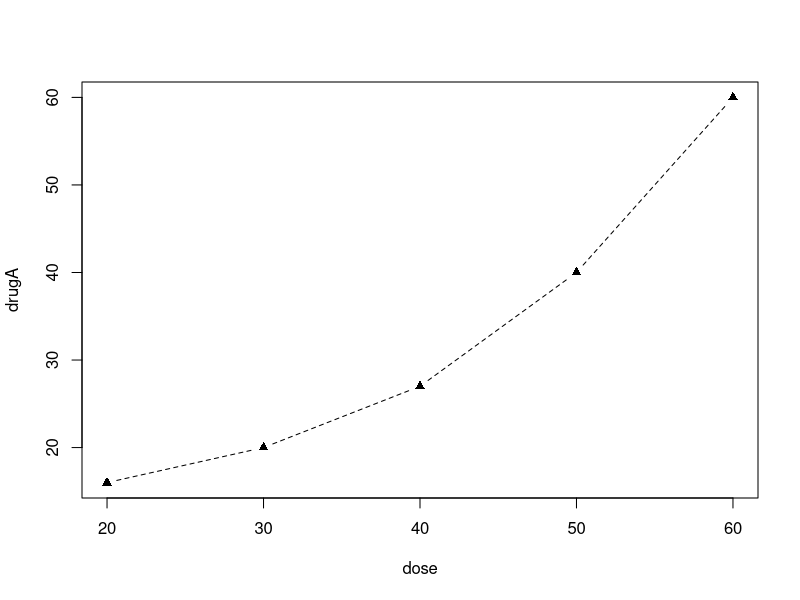
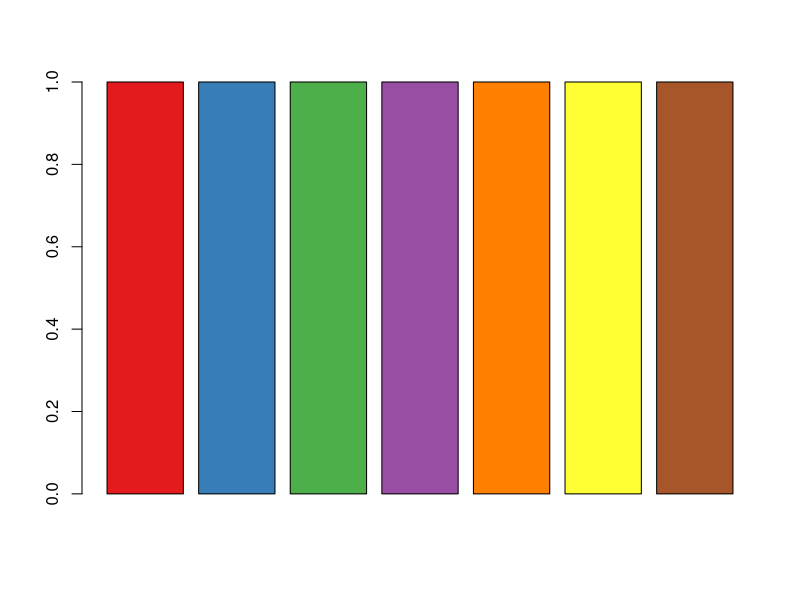
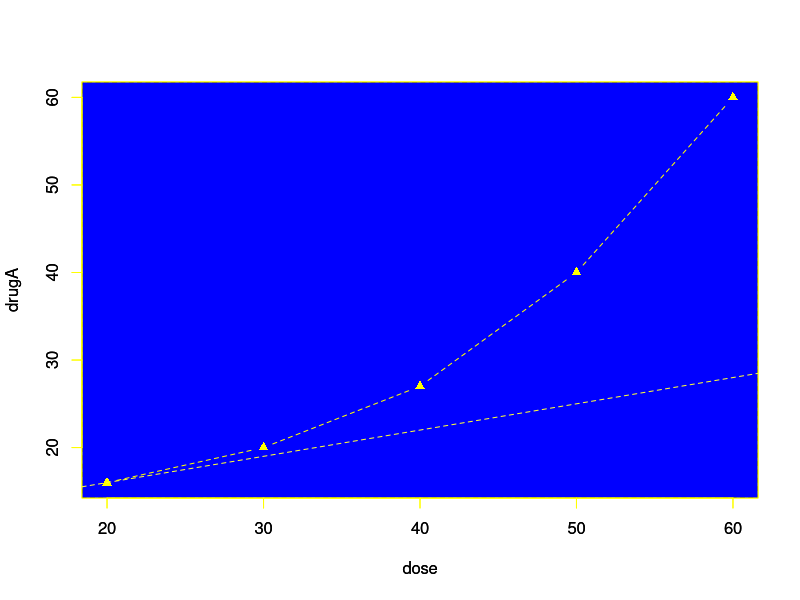

Source code (R) for these figures, in order:
## ---- chunk 1
dose <- seq(20,60,10)
drugA <- c(16,20,27,40,60)
drugB <- c(15,18,25,31,40)
## ---- chunk 2
opar <- par(no.readonly=TRUE)
par(lty=2, pch=17)
plot(dose, drugA, type="b")
par(opar)
## ---- chunk 3
library(RColorBrewer)
n <-7
mycolors <- brewer.pal(n, "Set1")
barplot(rep(1,n), col=mycolors)
## ---- chunk 4
opar <- par(no.readonly=TRUE)
par(lty=2, pch=17)

plot(dose, drugA, type="b", 
     fg='yellow', bg = 'blue' )
abline(a = 10, b = 0.3, col= mycolors[6])
rect(par("usr")[1], par("usr")[3], par("usr")[2],par("usr")[4], col="blue")
par(new= TRUE)
plot(dose, drugA, type="b", 
     fg='yellow', col = 'yellow' )
abline(a = 10, b = 0.3, col= mycolors[6])

par(opar)
